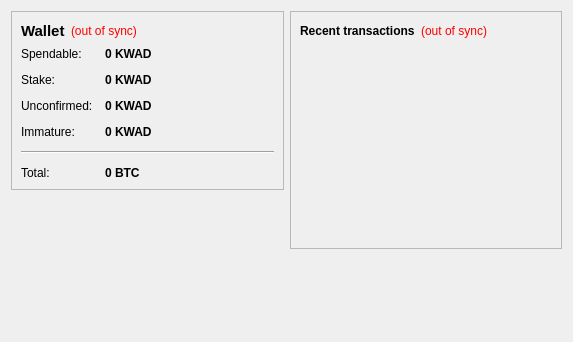
<?xml version="1.0" encoding="UTF-8"?>
<ui version="4.0">
 <class>OverviewPage</class>
 <widget class="QWidget" name="OverviewPage">
  <property name="geometry">
   <rect>
    <x>0</x>
    <y>0</y>
    <width>573</width>
    <height>342</height>
   </rect>
  </property>
  <property name="windowTitle">
   <string>Form</string>
  </property>
  <layout class="QHBoxLayout" name="horizontalLayout" stretch="1,1">
   <item>
    <layout class="QVBoxLayout" name="verticalLayout_2">
     <item>
      <widget class="QFrame" name="frame">
       <property name="frameShape">
        <enum>QFrame::StyledPanel</enum>
       </property>
       <property name="frameShadow">
        <enum>QFrame::Raised</enum>
       </property>
       <layout class="QVBoxLayout" name="verticalLayout_4">
        <item>
         <layout class="QHBoxLayout" name="horizontalLayout_4">
          <item>
           <widget class="QLabel" name="label_5">
            <property name="font">
             <font>
              <pointsize>11</pointsize>
              <weight>75</weight>
              <bold>true</bold>
             </font>
            </property>
            <property name="text">
             <string>Wallet</string>
            </property>
           </widget>
          </item>
          <item>
           <widget class="QLabel" name="labelWalletStatus">
            <property name="toolTip">
             <string>The displayed information may be out of date. Your wallet automatically synchronizes with the KwadCoin network after a connection is established, but this process has not completed yet.</string>
            </property>
            <property name="styleSheet">
             <string notr="true">QLabel { color: red; }</string>
            </property>
            <property name="text">
             <string notr="true">(out of sync)</string>
            </property>
            <property name="alignment">
             <set>Qt::AlignLeading|Qt::AlignLeft|Qt::AlignVCenter</set>
            </property>
           </widget>
          </item>
          <item>
           <spacer name="horizontalSpacer_2">
            <property name="orientation">
             <enum>Qt::Horizontal</enum>
            </property>
            <property name="sizeHint" stdset="0">
             <size>
              <width>40</width>
              <height>20</height>
             </size>
            </property>
           </spacer>
          </item>
         </layout>
        </item>
        <item>
         <layout class="QFormLayout" name="formLayout_2">
          <property name="fieldGrowthPolicy">
           <enum>QFormLayout::AllNonFixedFieldsGrow</enum>
          </property>
          <property name="horizontalSpacing">
           <number>12</number>
          </property>
          <property name="verticalSpacing">
           <number>12</number>
          </property>
          <item row="0" column="0">
           <widget class="QLabel" name="label">
            <property name="text">
             <string>Spendable:</string>
            </property>
           </widget>
          </item>
          <item row="0" column="1">
           <widget class="QLabel" name="labelBalance">
            <property name="font">
             <font>
              <weight>75</weight>
              <bold>true</bold>
             </font>
            </property>
            <property name="cursor">
             <cursorShape>IBeamCursor</cursorShape>
            </property>
            <property name="toolTip">
             <string>Your current spendable balance</string>
            </property>
            <property name="text">
             <string notr="true">0 KWAD</string>
            </property>
            <property name="textInteractionFlags">
             <set>Qt::LinksAccessibleByMouse|Qt::TextSelectableByKeyboard|Qt::TextSelectableByMouse</set>
            </property>
           </widget>
          </item>
          <item row="1" column="0">
           <widget class="QLabel" name="label_6">
            <property name="text">
             <string>Stake:</string>
            </property>
           </widget>
          </item>
          <item row="1" column="1">
           <widget class="QLabel" name="labelStake">
            <property name="font">
             <font>
              <weight>75</weight>
              <bold>true</bold>
             </font>
            </property>
            <property name="cursor">
             <cursorShape>IBeamCursor</cursorShape>
            </property>
            <property name="toolTip">
             <string>Total of coins that was staked, and do not yet count toward the current balance</string>
            </property>
            <property name="text">
             <string notr="true">0 KWAD</string>
            </property>
            <property name="textInteractionFlags">
             <set>Qt::LinksAccessibleByMouse|Qt::TextSelectableByKeyboard|Qt::TextSelectableByMouse</set>
            </property>
           </widget>
          </item>
          <item row="2" column="0">
           <widget class="QLabel" name="label_3">
            <property name="text">
             <string>Unconfirmed:</string>
            </property>
           </widget>
          </item>
          <item row="2" column="1">
           <widget class="QLabel" name="labelUnconfirmed">
            <property name="font">
             <font>
              <weight>75</weight>
              <bold>true</bold>
             </font>
            </property>
            <property name="cursor">
             <cursorShape>IBeamCursor</cursorShape>
            </property>
            <property name="toolTip">
             <string>Total of transactions that have yet to be confirmed, and do not yet count toward the current balance</string>
            </property>
            <property name="text">
             <string notr="true">0 KWAD</string>
            </property>
            <property name="textInteractionFlags">
             <set>Qt::LinksAccessibleByMouse|Qt::TextSelectableByKeyboard|Qt::TextSelectableByMouse</set>
            </property>
           </widget>
          </item>
          <item row="3" column="0">
           <widget class="QLabel" name="labelImmatureText">
            <property name="text">
             <string>Immature:</string>
            </property>
           </widget>
          </item>
          <item row="3" column="1">
           <widget class="QLabel" name="labelImmature">
            <property name="font">
             <font>
              <weight>75</weight>
              <bold>true</bold>
             </font>
            </property>
            <property name="toolTip">
             <string>Mined balance that has not yet matured</string>
            </property>
            <property name="text">
             <string notr="true">0 KWAD</string>
            </property>
            <property name="textInteractionFlags">
             <set>Qt::LinksAccessibleByMouse|Qt::TextSelectableByKeyboard|Qt::TextSelectableByMouse</set>
            </property>
           </widget>
          </item>
          <item row="4" column="0" colspan="2">
           <widget class="Line" name="line">
            <property name="orientation">
             <enum>Qt::Horizontal</enum>
            </property>
           </widget>
          </item>
          <item row="5" column="0">
           <widget class="QLabel" name="labelTotalText">
            <property name="text">
             <string>Total:</string>
            </property>
           </widget>
          </item>
          <item row="5" column="1">
           <widget class="QLabel" name="labelTotal">
            <property name="font">
             <font>
              <weight>75</weight>
              <bold>true</bold>
             </font>
            </property>
            <property name="cursor">
             <cursorShape>IBeamCursor</cursorShape>
            </property>
            <property name="toolTip">
             <string>Your current total balance</string>
            </property>
            <property name="text">
             <string notr="true">0 BTC</string>
            </property>
            <property name="textInteractionFlags">
             <set>Qt::LinksAccessibleByMouse|Qt::TextSelectableByKeyboard|Qt::TextSelectableByMouse</set>
            </property>
           </widget>
          </item>
         </layout>
        </item>
       </layout>
      </widget>
     </item>
     <item>
      <spacer name="verticalSpacer">
       <property name="orientation">
        <enum>Qt::Vertical</enum>
       </property>
       <property name="sizeHint" stdset="0">
        <size>
         <width>20</width>
         <height>40</height>
        </size>
       </property>
      </spacer>
     </item>
    </layout>
   </item>
   <item>
    <layout class="QVBoxLayout" name="verticalLayout_3">
     <item>
      <widget class="QFrame" name="frame_2">
       <property name="frameShape">
        <enum>QFrame::StyledPanel</enum>
       </property>
       <property name="frameShadow">
        <enum>QFrame::Raised</enum>
       </property>
       <layout class="QVBoxLayout" name="verticalLayout">
        <item>
         <layout class="QHBoxLayout" name="horizontalLayout_2">
          <item>
           <widget class="QLabel" name="label_4">
            <property name="text">
             <string>&lt;b&gt;Recent transactions&lt;/b&gt;</string>
            </property>
           </widget>
          </item>
          <item>
           <widget class="QLabel" name="labelTransactionsStatus">
            <property name="toolTip">
             <string>The displayed information may be out of date. Your wallet automatically synchronizes with the KwadCoin network after a connection is established, but this process has not completed yet.</string>
            </property>
            <property name="styleSheet">
             <string notr="true">QLabel { color: red; }</string>
            </property>
            <property name="text">
             <string notr="true">(out of sync)</string>
            </property>
            <property name="alignment">
             <set>Qt::AlignRight|Qt::AlignTrailing|Qt::AlignVCenter</set>
            </property>
           </widget>
          </item>
          <item>
           <spacer name="horizontalSpacer">
            <property name="orientation">
             <enum>Qt::Horizontal</enum>
            </property>
            <property name="sizeHint" stdset="0">
             <size>
              <width>40</width>
              <height>20</height>
             </size>
            </property>
           </spacer>
          </item>
         </layout>
        </item>
        <item>
         <widget class="QListView" name="listTransactions">
          <property name="styleSheet">
           <string notr="true">QListView { background: transparent; }</string>
          </property>
          <property name="frameShape">
           <enum>QFrame::NoFrame</enum>
          </property>
          <property name="verticalScrollBarPolicy">
           <enum>Qt::ScrollBarAlwaysOff</enum>
          </property>
          <property name="horizontalScrollBarPolicy">
           <enum>Qt::ScrollBarAlwaysOff</enum>
          </property>
          <property name="selectionMode">
           <enum>QAbstractItemView::NoSelection</enum>
          </property>
         </widget>
        </item>
       </layout>
      </widget>
     </item>
     <item>
      <spacer name="verticalSpacer_2">
       <property name="orientation">
        <enum>Qt::Vertical</enum>
       </property>
       <property name="sizeHint" stdset="0">
        <size>
         <width>20</width>
         <height>40</height>
        </size>
       </property>
      </spacer>
     </item>
    </layout>
   </item>
  </layout>
 </widget>
 <resources/>
 <connections/>
</ui>
